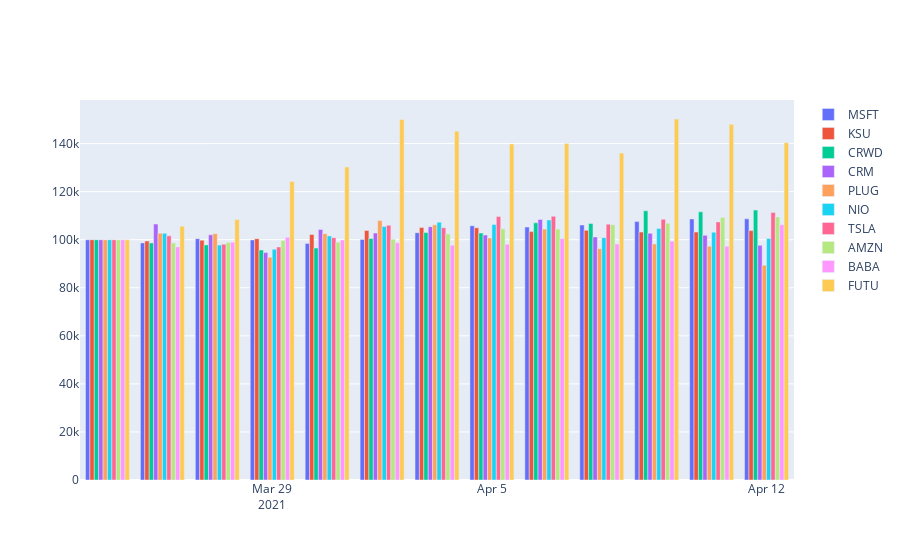

The notebook cell saved with this chart:
### Code cell
# Visualize Value of Individual Stocks
fig3 = go.Figure()

fig3.update_xaxes(
    rangebreaks=[
        dict(bounds=["sat", "mon"]), #hide weekends
        dict(values=["2021-04-02"])  # hide Good Friday Market Holiday
    ]
)
fig3.add_trace(go.Bar(x=portfolio_val.index, y= portfolio_val['MSFT'], name='MSFT'))
fig3.add_trace(go.Bar(x=portfolio_val.index, y= portfolio_val['KSU'],name='KSU'))
fig3.add_trace(go.Bar(x=portfolio_val.index, y= portfolio_val['CRWD'],name='CRWD'))
fig3.add_trace(go.Bar(x=portfolio_val.index, y= portfolio_val['CCIV'],name='CRM'))
fig3.add_trace(go.Bar(x=portfolio_val.index, y= portfolio_val['PLUG'],name='PLUG'))
fig3.add_trace(go.Bar(x=portfolio_val.index, y= portfolio_val['NIO'],name='NIO'))
fig3.add_trace(go.Bar(x=portfolio_val.index, y= portfolio_val['TSLA'],name='TSLA'))
fig3.add_trace(go.Bar(x=portfolio_val.index, y= portfolio_val['AMZN'],name='AMZN'))
fig3.add_trace(go.Bar(x=portfolio_val.index, y= portfolio_val['BABA'],name='BABA'))
fig3.add_trace(go.Bar(x=portfolio_val.index, y= portfolio_val['FUTU'],name='FUTU'))
